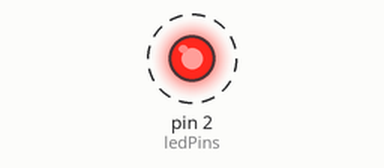
The sketch below on a simulated Arduino Uno, built with avr-gcc and run on an emulated ATmega328P. Parts: output pins drawn as LEDs (lit = HIGH). Dashed ring = blinking.

Above: at 0.2 s.
Timing chart, 0 to 3.0 s (numbered marks = the images above):
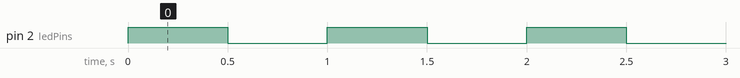

Measured:
- by itself, pin 2 (ledPins): alternates HIGH for 0.50 s and LOW for 0.50 s

The sketch:

sketch.ino
```cpp
// Definir los pines a los que están conectados los LEDs
int ledPins = 2; // Cambia los números de pin si están conectados a otros pines

void setup() {
  // Configurar los pines como salidas
    pinMode(ledPins, OUTPUT);

}

void loop() {
  // Encender y apagar los LEDs en un bucle
    digitalWrite(ledPins, HIGH); // Encender el LED
    delay(500); // Esperar medio segundo
    digitalWrite(ledPins, LOW); // Apagar el LED
    delay(500);

}
```
